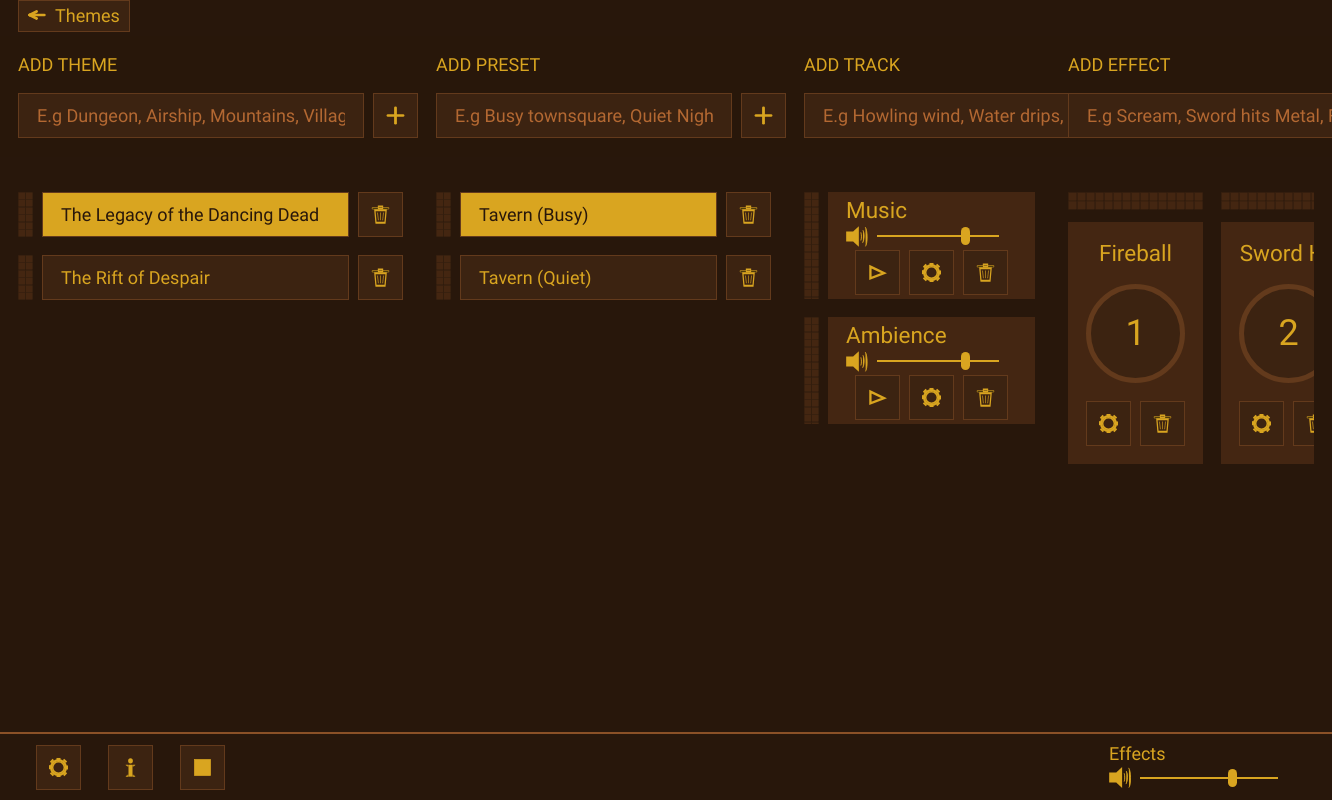
Before: / with the older database file.
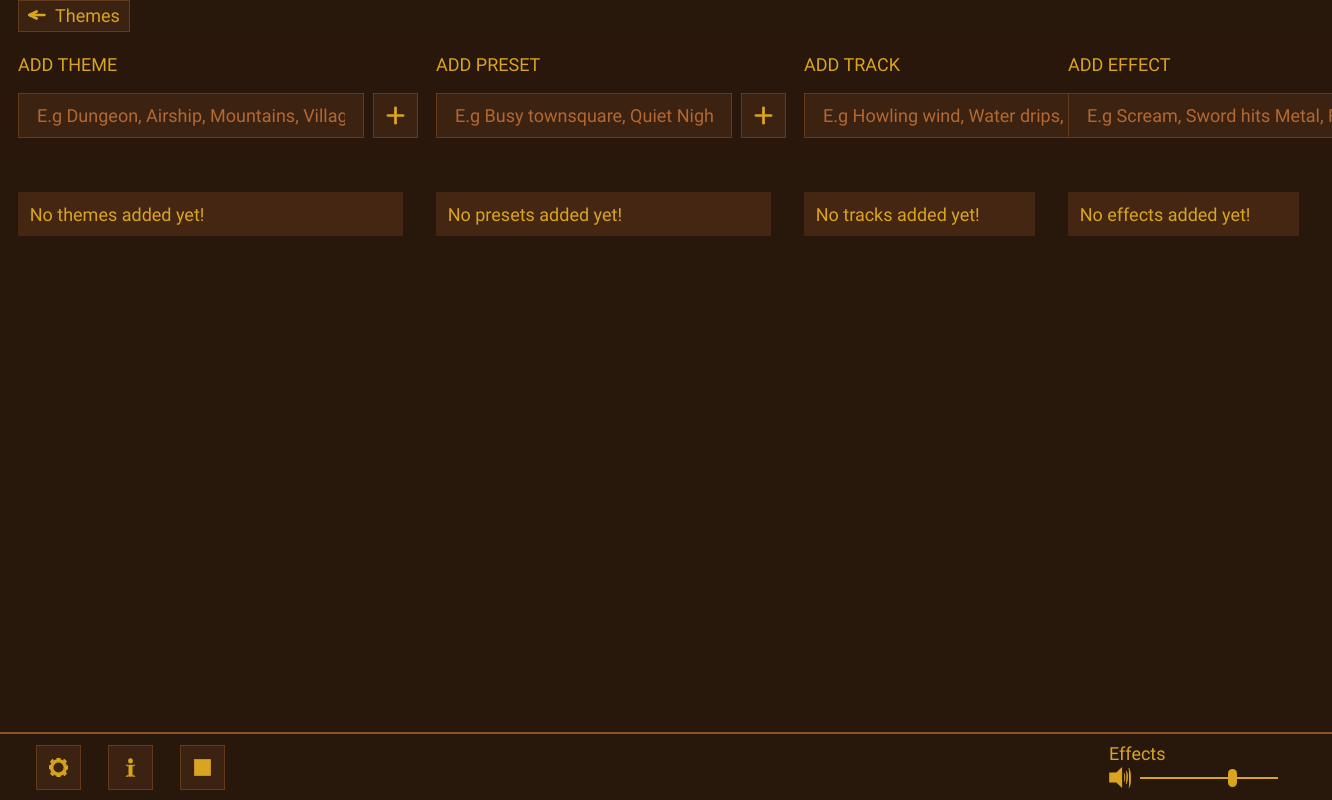
After: the same page with the newer database file.
### tables this page shows
CREATE TABLE "theme" ("theme_id" INTEGER PRIMARY KEY AUTOINCREMENT, "name" TEXT, "order" INTEGER);

CREATE TABLE "theme_preset" ("theme_preset_id" INTEGER PRIMARY KEY AUTOINCREMENT, "theme_id" INTEGER, "preset_id" INTEGER, current INTEGER DEFAULT 0 NOT NULL, "order" INTEGER, FOREIGN KEY(theme_id) REFERENCES "theme"(theme_id)
FOREIGN KEY(preset_id) REFERENCES "preset"(preset_id));

CREATE TABLE "preset" ("preset_id" INTEGER PRIMARY KEY AUTOINCREMENT, "name" TEXT);

CREATE TABLE "theme_track" ("theme_track_id" INTEGER PRIMARY KEY AUTOINCREMENT, "theme_id" INTEGER, "track_id" INTEGER, "order" INTEGER, FOREIGN KEY(theme_id) REFERENCES theme(theme_id)
FOREIGN KEY(track_id) REFERENCES track(track_id));

CREATE TABLE "track" ("track_id" INTEGER PRIMARY KEY AUTOINCREMENT, "name" TEXT, "type_id" INTEGER, FOREIGN KEY(type_id) REFERENCES "type"(type_id));

CREATE TABLE "preset_track" ("preset_track_id" INTEGER PRIMARY KEY AUTOINCREMENT, "preset_id" INTEGER, "track_id" INTEGER NOT NULL, "playing" INTEGER, "volume" INTEGER, foreign key (preset_id) references preset(preset_id)
foreign key (track_id) references track(track_id));

CREATE TABLE "settings" ("settings_id" INTEGER PRIMARY KEY AUTOINCREMENT, "option" TEXT, "value" TEXT);

### DB.php (called while the page is built, shortened)
<?php
class DB {
  public $pdo;
  function __construct() {
    $dbfile = '/dmplayer.db';
    $this->pdo = new PDO("sqlite:" . $_SERVER['DOCUMENT_ROOT'] . $dbfile);
  }
  public function get_themes() {
    $query = $this->pdo->query("
      SELECT *
      FROM theme
      ORDER BY \"order\" ASC
    ");
    return $query->fetchAll(PDO::FETCH_ASSOC);
  }
  public function get_last_active_theme() {
    return $this->get_setting_by_name('last_theme');
  }
  public function get_presets_by_theme($id) {
    $query = $this->pdo->prepare("
      SELECT preset_id, name, current
      FROM theme_preset
      INNER JOIN preset USING(preset_id)
      WHERE theme_id = :theme_id
      ORDER BY \"order\"
    ");
    $query->bindValue(':theme_id', $id);
    $query->execute();
    $results = [];
    while ($row = $query->fetch(PDO::FETCH_ASSOC)) {
      $results[] = $row;
    }
    return $results;
  }
  public function get_preset_track_settings($preset_id, $track_id) {
    $sql = "SELECT playing, volume
            FROM preset_track
            WHERE preset_id = :preset_id AND track_id = :track_id;";
    $stmt = $this->pdo->prepare($sql);
    $stmt->bindValue(':preset_id', $preset_id);
    $stmt->bindValue(':track_id', $track_id);
    $stmt->execute();
    return $stmt->fetch(PDO::FETCH_ASSOC);
  }
  public function get_last_active_preset($theme_id) {
    $query = $this->pdo->prepare("
      SELECT preset_id
      FROM theme_preset
      WHERE theme_id = :theme_id
      AND current = 1
    ");
    $query->bindValue(":theme_id", $theme_id);
    $query->execute();
    $result = $query->fetch(PDO::FETCH_NUM);
    if (is_array($result) && array_key_exists(0, $result)) {
      return $result[0];
    } else {
      return false;
    }
  }
  private function get_tracks_by_theme($theme_id, $type_id) {
    $query = $this->pdo->prepare("
      SELECT *
      FROM theme_track
      INNER JOIN track USING (track_id)
      WHERE theme_id = :theme_id
      AND type_id = :type_id
      ORDER BY \"order\"
    ");
    $query->bindValue(':theme_id', $theme_id);
    $query->bindValue(':type_id', $type_id);
    $query->execute();
    $results = [];
    while ($row = $query->fetch(PDO::FETCH_ASSOC)) {
      $results[] = $row;
    }
    return $results;
  }
  public function get_music_by_theme($theme_id) {
    return $this->get_tracks_by_theme($theme_id, TYPE['music']);
  }
  public function get_effects_by_theme($theme_id) {
    return $this->get_tracks_by_theme($theme_id, TYPE['effect']);
  }
  public function get_last_effect_volume() {
    return $this->get_setting_by_name('effect_volume');
  }
  public function get_background_image() {
    return $this->get_setting_by_name('background_image');
  }
  private function get_setting_by_name($option) {
    $query = $this->pdo->query("SELECT value FROM settings WHERE option = \"$option\"");
    $query->execute();
    return $query->fetch()['value'];
  }
}

### partials/setup.php (called while the page is built, shortened)
<?php
include $_SERVER['DOCUMENT_ROOT'] . '/DB.php';
$db = new DB();
$active_theme_id = $db->get_last_active_theme();
$active_preset_id = $db->get_last_active_preset($active_theme_id);
$init_volume = $db->get_last_effect_volume();
$background_image = $db->get_background_image();

### index.php (the view, shortened to what this page needs)
<?php
$partials = $_SERVER['DOCUMENT_ROOT'] . "/partials/";
include $partials . "setup.php";
?>
<!DOCTYPE html>
<html lang="en">
<head>
  <link rel="stylesheet" href="/assets/js/color-picker/index.min.css">
  <link rel="stylesheet" href="/assets/scss/style.css">
</head>
<body <?= isset($background_image) ? "style=\"background-image: url($background_image)\"" : '' ?>>
  <main>
    <button class="action-button" data-action="toggle-themes">
      <span class="arrow">
      </span>
      Themes
    </button>
    <?php
    $data_type = "theme";
    $items = $db->get_themes();
    $placeholder = "E.g Dungeon, Airship, Mountains, Village";
    include $partials . "section.php";
    $data_type = "preset";
    $items = $db->get_presets_by_theme($active_theme_id);
    $placeholder = "E.g Busy townsquare, Quiet Night, Execution";
    ?>
    <div class="action-section">
      <?php
      include $partials . "section.php";
      include $partials . "tracks.php";
      include $partials . "effects.php";
      ?>
    </div>
  </main>
  <?php include $partials . "footer.php"; ?>
</body>
</html>

### partials/section.php (shortened to what this page needs)
<section id="<?= $data_type ?>">
  <header>
    <?php include $partials . "add-form.php"; ?>
  </header>
  <ul class="list">
    <?php $counter = 1; ?>
    <?php if (count($items) > 0) : ?>
      <?php foreach ($items as $item) :
        $selected = "";
        if ($data_type === "theme") {
          $selected = $item["theme_id"] == $active_theme_id ? ' data-state="selected"' : "";
        } else if ($data_type === "preset") {
          $selected = ($item["preset_id"] == $active_preset_id) ? ' data-state="selected"' : "";
        }
      ?>
        <li data-order="<?= $counter; ?>" draggable="true" data-id="<?= $item[$data_type . "_id"]; ?>" class="list__item" <?= $selected ?>>
          <input data-action="select" type="button" value="<?= $item['name']; ?>">
          <button class="action-button" data-action="delete" title="Delete"><?php include $_SERVER['DOCUMENT_ROOT'] . "/assets/img/trashcan.svg" ?></button>
        </li>
        <?php $counter++; ?>
      <?php endforeach; ?>
    <?php else : ?>
      <li class="empty">No <?= $data_type; ?>s added yet!</li>
    <?php endif; ?>
  </ul>
</section>

### partials/add-form.php (shortened to what this page needs)
<div>
  <form action="" method="GET" class="add-form">
    <label class="add-form__label" for="new-name">Add <?= $data_type ?></label>
    <div class="add-form__row">
      <input class="add-form__input" required autocomplete="off" placeholder="<?= $placeholder; ?>" type="text" id="new-name">
      <button type="submit" class="action-button" id="add-new" title="Add new <?= $data_type ?>">
      </button>
    </div>
  </form>
</div>

### partials/tracks.php (shortened to what this page needs)
<?php
$items = $db->get_music_by_theme($active_theme_id);
$data_type = "track";
$placeholder = "E.g Howling wind, Water drips, War cries";
?>
<section id="track">
  <header>
    <?php include $partials . "add-form.php"; ?>
  </header>
  <ul class="list">
    <?php if (count($items) > 0) : ?>
      <?php foreach ($items as $item) : ?>
        <li draggable="true" data-id="<?= $item['track_id'] ?>" data-order="<?= $item['order'] ?>">
          <div class="track-row">
            <div class="track-info">
              <span class="track-title"><?= $item['name']; ?></span>
              <div class="volume-bar">
                <div class="volume-bar-background">
                  <?php $track_settings = $db->get_preset_track_settings($active_preset_id, $item['track_id']); ?>
                  <input type="range" data-type="music" min="0" max="100" value="<?= $track_settings['volume'] ?? 75; ?>">
                </div>
              </div>
            </div>
            <div class="play-actions">
              <button class="action-button" data-action="play" title="Play">
              </button>
              <button class="action-button" data-action="see-files" title="Track settings">
              </button>
              <button class="action-button" data-action="delete" title="Delete">
              </button>
            </div>
          </div>
        </li>
      <?php endforeach; ?>
    <?php else : ?>
      <li class="empty">No tracks added yet!</li>
    <?php endif; ?>
  </ul>
</section>

### partials/effects.php (shortened to what this page needs)
<?php
$items = $db->get_effects_by_theme($active_theme_id);
$placeholder = "E.g Scream, Sword hits Metal, Fire spell";
$data_type = "effect";
$alphabet = range('a', 'z');
$numbers = range(1, 9);
$keystrokes = array_merge($numbers, $alphabet);
$keyCounter = 0;
?>
<section id="effect">
  <header>
    <?php include $partials . "add-form.php"; ?>
  </header>
  <ul class="list">
    <?php if (count($items) > 0) : ?>
      <?php foreach ($items as $item) : ?>
        <li draggable="true" data-order="<?= $item['order']; ?>" data-id="<?= $item['track_id'] ?>" data-keystroke="<?= $keystrokes[$keyCounter]; ?>">
          <div class="track__inner">
            <div class="track-title__container">
              <span class="track-title"><?= $item['name']; ?></span>
            </div>
            <div>
              <div class="keystroke__container">
                <button class="keystroke" data-action="play"><?= $keystrokes[$keyCounter]; ?></button>
              </div>
              <div class="play-actions">
                <button class="action-button" data-action="see-files" title="Effect settings"><?php include $_SERVER['DOCUMENT_ROOT'] . "/assets/img/cogwheel.svg" ?></button>
                <button class="action-button" data-action="delete" title="Delete"><?php include $_SERVER['DOCUMENT_ROOT'] . "/assets/img/trashcan.svg" ?></button>
              </div>
            </div>
          </div>
        </li>
        <?php $keyCounter++; ?>
      <?php endforeach; ?>
    <?php else : ?>
      <li class="empty">No effects added yet!</li>
    <?php endif; ?>
  </ul>
</section>

### partials/footer.php (shortened to what this page needs)
<footer class="page-footer">
  <div class="footer-buttons">
    <button class="action-button" title="Settings" data-action="settings">
    </button>
    <button class="action-button" title="Info about the program" data-action="info">
    </button>
    <button class="action-button" title="Stop all tracks" data-action="stop">
    </button>
  </div>
  <div class="footer-sliders">
    <div class="footer-slider">
      <label>Effects</label>
      <div class="volume-bar">
        <div class="volume-bar-background">
          <input id="main-effects-volume" type="range" min="0" max="100" value="<?= $init_volume; ?>">
        </div>
      </div>
    </div>
</footer>

Changed rows visible on the page:
removed theme: name "The Legacy of the Dancing Dead"
removed theme: name "The Rift of Despair"
removed theme_preset: preset.name "Tavern (Busy)"
removed theme_preset: preset.name "Tavern (Quiet)"
removed theme_track: track.name "Music", volume "75"
removed theme_track: track.name "Ambience", volume "75"
removed theme_track: track.name "Fireball", keyCounter "1"
removed theme_track: track.name "Sword…", keyCounter "2"
Other visible differences:
$data_type: (not shown) → "theme preset"
text now shown: "No No s added yet! s added yet! No tracks added yet! No effects added yet!"
